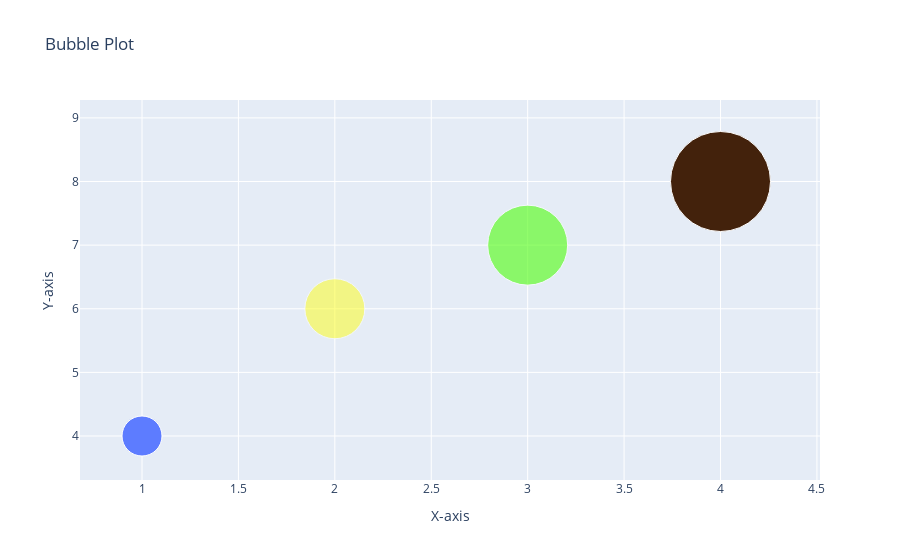

This figure's notebook cell:
### Code cell
x = [1,2,3,4]
y = [4,6,7,8]

fig = go.Figure(go.Scatter(x=x,y=y,mode="markers",
                           marker=dict(size=[40, 60, 80, 100], 
                                       color=['rgb(93, 124, 342)','rgb(321, 345, 21)','rgb(78, 394, 12)','rgb(67, 34, 12)'], 
                                       opacity = [1.0, 0.5, 0.6, 1.0])))
fig.update_layout(title = "Bubble Plot", xaxis_title = "X-axis", yaxis_title = "Y-axis")
fig.show()

### Figure 1 — Plotly figure (JSON) as saved in the notebook; plotly's stock layout.template omitted (floating-point values rounded to 4 significant figures)
{"data": [{"marker": {"color": ["rgb(93, 124, 342)", "rgb(321, 345, 21)", "rgb(78, 394, 12)", "rgb(67, 34, 12)"], "opacity": [1, 0.5, 0.6, 1], "size": [40, 60, 80, 100]}, "mode": "markers", "type": "scatter", "x": [1, 2, 3, 4], "y": [4, 6, 7, 8]}], "layout": {"title": {"text": "Bubble Plot"}, "xaxis": {"title": {"text": "X-axis"}}, "yaxis": {"title": {"text": "Y-axis"}}}}
